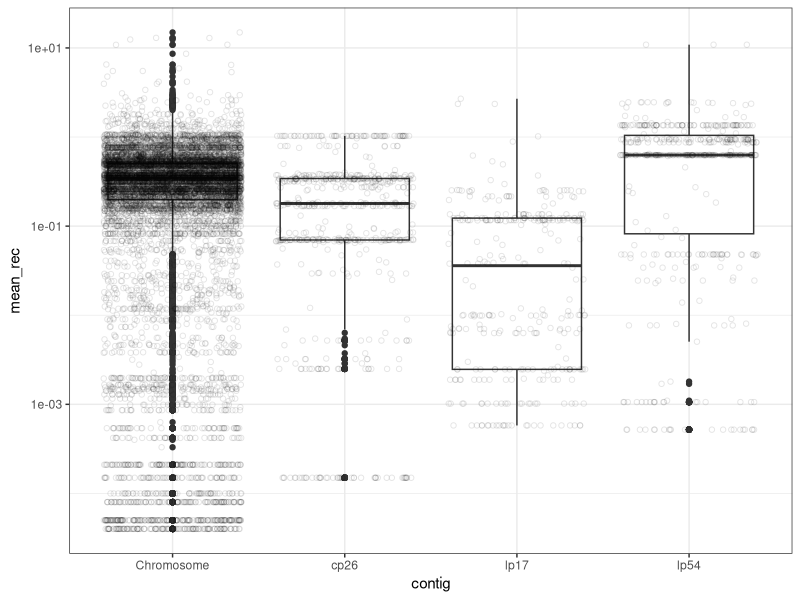

R code for this plot:
setwd("C:/Users/weiga/Dropbox/Bbsl_2023/")
#setwd("Dropbox/Borreliella-U19-Assemblies/clonal-frame-analysis/")
library(tidyverse)

x <- read_tsv("data/Bbss_ldhat_mean_rec.txt")
x %>% ggplot(aes(x=contig, y = mean_rec)) +
  geom_boxplot() + 
  geom_jitter(shape =1, alpha = 0.1) + 
  scale_y_log10() +
  theme_bw()

x %>% group_by(contig) %>% 
  summarise(mean(mean_rec), sd(mean_rec), median(mean_rec))
